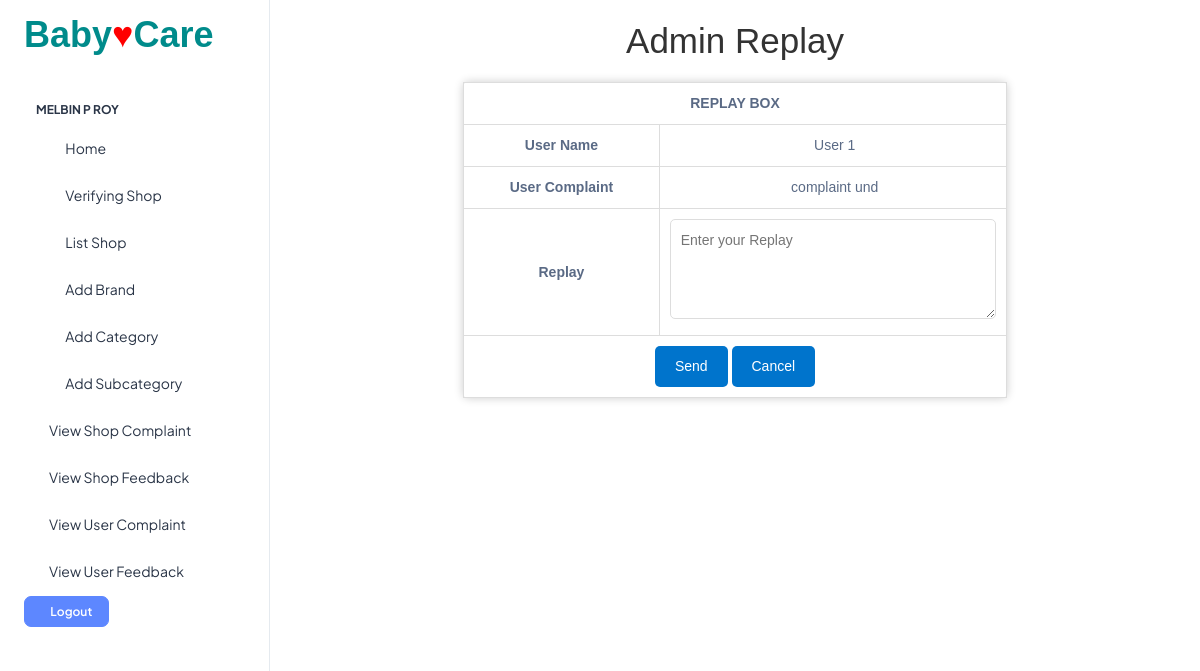
Screenshot of /Admin/Replaytouser.php?uid=4 (signed in) with the database file from the repository.
### tables this page shows
CREATE TABLE `tbl_usercomplainttoadmin` (
  `usercomplainttoadmin_id` int(11) NOT NULL,
  `usercomplainttoadmin_complaint` text NOT NULL,
  `usercomplainttoadmin_replay` text NOT NULL,
  `usercomplainttoadmin_date` date NOT NULL,
  `user_id` int(11) NOT NULL
);

CREATE TABLE `tbl_newuser` (
  `user_id` int(11) NOT NULL,
  `user_name` varchar(50) NOT NULL,
  `user_contact` varchar(12) NOT NULL,
  `user_dob` date NOT NULL,
  `user_gender` varchar(8) NOT NULL,
  `user_address` varchar(100) NOT NULL,
  `place_id` int(11) NOT NULL,
  `user_email` varchar(50) NOT NULL,
  `user_password` varchar(20) NOT NULL,
  `user_photo` varchar(100) NOT NULL DEFAULT '0',
  `user_doj` date DEFAULT NULL
);

### web/Admin/Replaytouser.php (the view, shortened to what this page needs)
<?php
 include('../Assets/Connection/Connection.php');
 include("Header.php");
 $ui=$_GET['uid'];
 $sel="select * from tbl_usercomplainttoadmin uc inner join tbl_newuser u on uc.user_id=u.user_id where usercomplainttoadmin_id=".$ui;
 $row=$con->query($sel);
 $val=$row->fetch_assoc();
?>
<!DOCTYPE html>
<html>
<head>
</head>
<body>
    <div class="container">
<h1>Admin Replay</h1>
<form method="post">
    <table border="1" align="center">
        <tr>
            <td colspan="2" align="center"><b>REPLAY BOX</b></td>
        </tr>
        <tr>
            <td><strong>User Name</strong></td>
            <td>&nbsp;<?php echo $val['user_name'];?></td>
        </tr>
        <tr>
            <td><strong>User Complaint</strong></td>
            <td>&nbsp;<?php echo $val['usercomplainttoadmin_complaint'];?></td>
        </tr>
        <tr>
            <td><strong>Replay</strong></td>
            <td>
                <textarea name="replay" placeholder="Enter your Replay" required></textarea>
            </td>
        </tr>
        <tr>
            <td colspan="2" align="center">
                <input type="submit" name="submit" value="Send" />
                <input type="reset" name="cancel" value="Cancel" />
            </td>
        </tr>
    </table>
</form>
    </div>
</body>
<?php
 include("Footer.php");
?>
</html>

### web/Admin/Replaytouser.php (style rules this page uses)
.container { font-family: Arial, sans-serif; text-align: center; }
h1 { color: #333; margin-top: 20px; }
table { border-collapse: collapse; width: 60%; margin: 20px auto; background-color: #fff; padding: 20px; border-radius: 5px; box-shadow: 0 0 10px rgba(0, 0, 0, 0.2); }
table td, table th { padding: 10px; border: 1px solid #ddd; }
textarea { width: 100%; height: 100px; padding: 10px; border: 1px solid #ddd; border-radius: 5px; resize: vertical; }
input[type="submit"],input[type="reset"] { background-color: #0074cc; color: #fff; padding: 10px 20px; border: none; border-radius: 5px; cursor: pointer; transition: background-color 0.3s; }

### rows the page displays
tbl_usercomplainttoadmin: user.user_name "User 1", usercomplainttoadmin_complaint "complaint und"

### other values shown
$_SESSION['admin_name'] "MELBIN P ROY"
